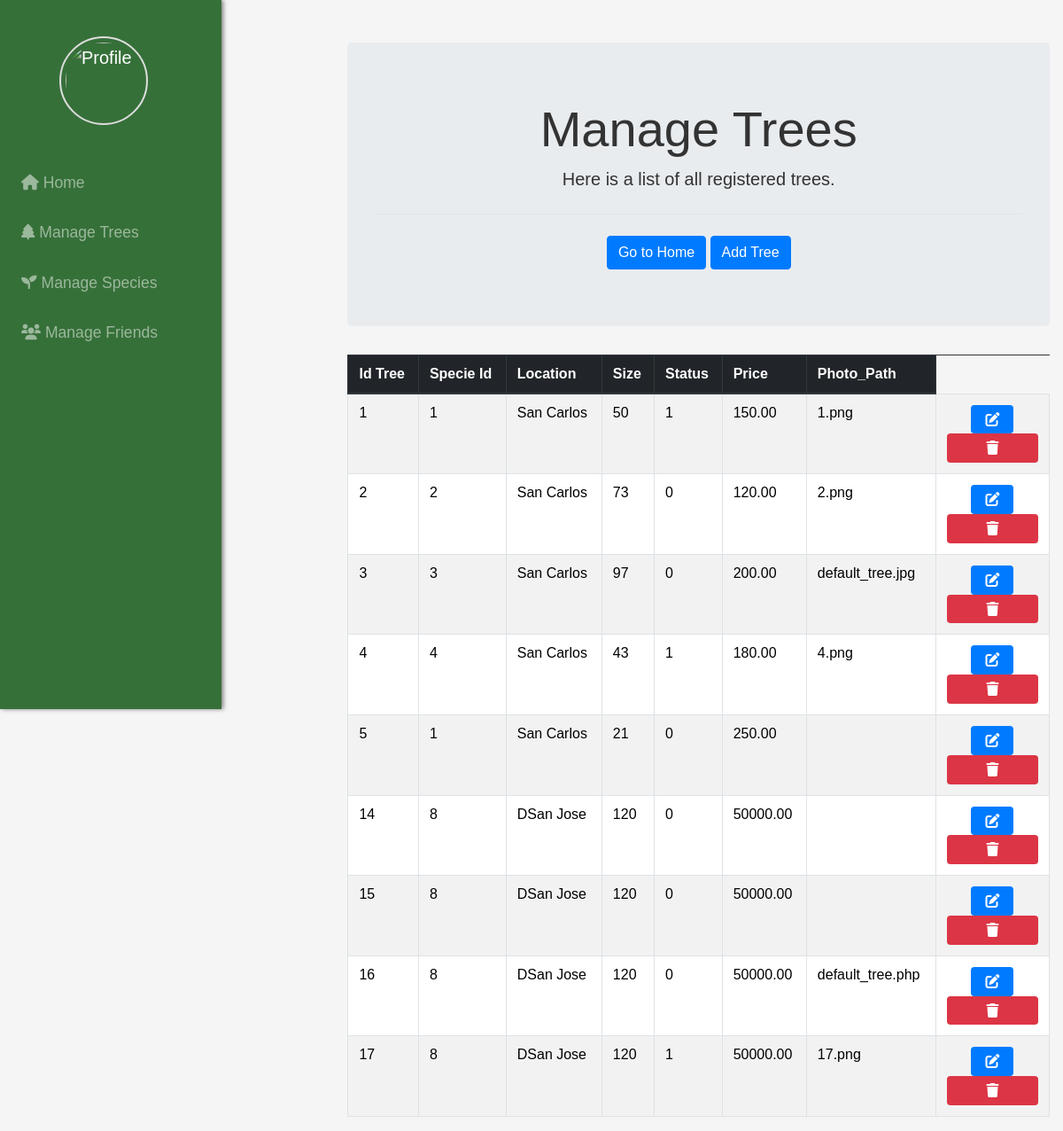
The page /administrator/manage_trees.php on the database as committed earlier.
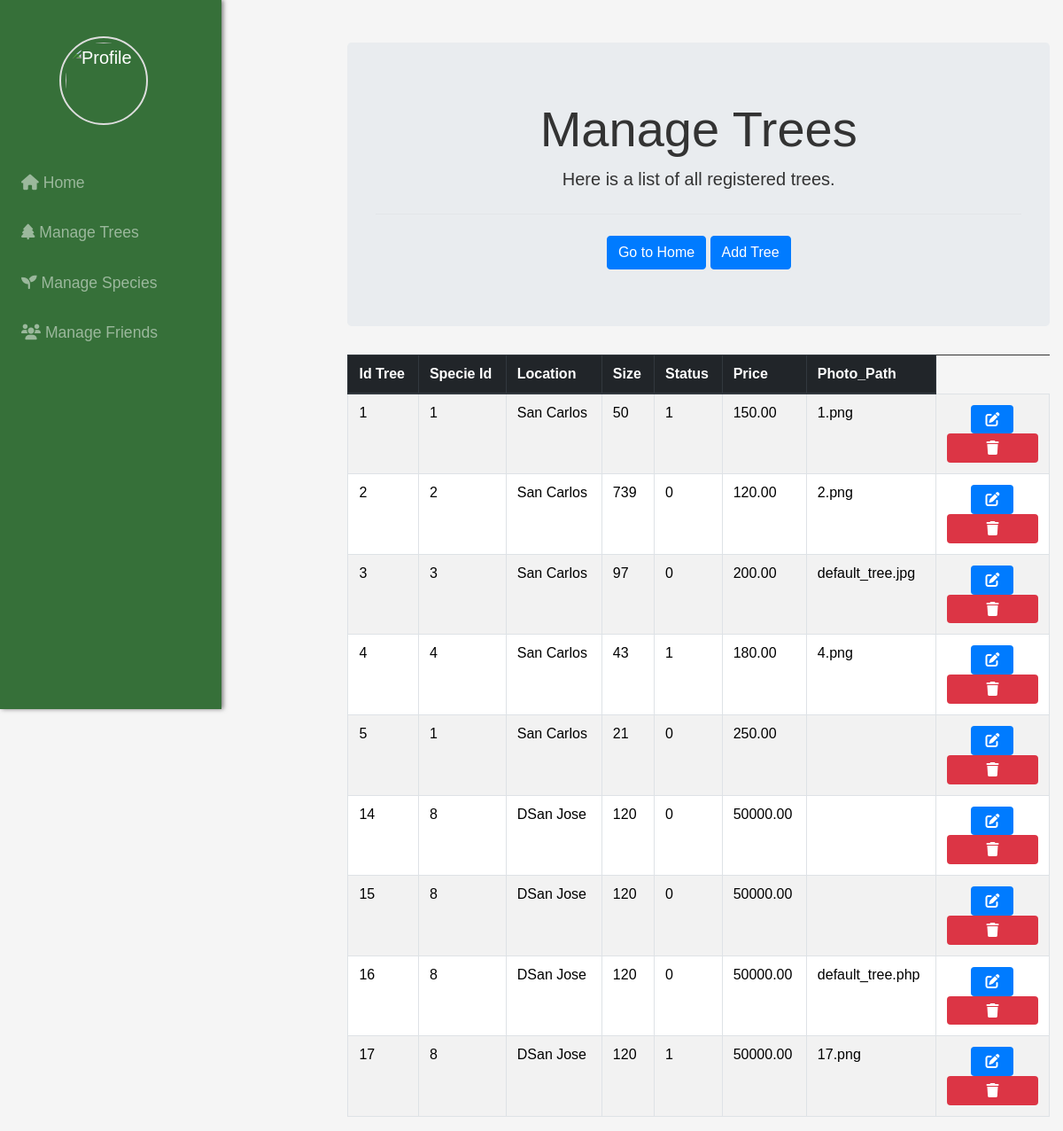
The same page on the database as committed later.
### tables this page shows
CREATE TABLE `trees` (
  `Id_Tree` int(11) NOT NULL,
  `Specie_Id` int(11) DEFAULT NULL,
  `Location` varchar(255) NOT NULL,
  `Size` int(11) NOT NULL,
  `StatusT` int(1) NOT NULL DEFAULT 1,
  `Price` decimal(10,2) NOT NULL,
  `Photo_Path` varchar(255) DEFAULT NULL
);

### utils/administrator/admin_functions.php (called while the page is built, shortened)
<?php
function getConnection(): bool|mysqli {
    $servername = "localhost";
    $username   = "root";
    $password   = "";
    $dbname     = "mytrees";
    try {
        $conn = new mysqli($servername, $username, $password, $dbname, 3306);
        return $conn;
    } catch (Exception $e) {
        echo "Error de conexión: " . $e->getMessage();
        return false;
    }
}
function getTrees(): array {
    $conn = getConnection();
    $trees = [];
    if ($conn) {
        $query = "
            SELECT Id_Tree, Specie_Id, Location, Size, StatusT, Price, Photo_Path
            FROM trees
        ";
        $result = mysqli_query($conn, $query);
        if ($result) {
            while ($row = mysqli_fetch_assoc($result)) {
                $trees[] = [
                    'Id_Tree'       => $row['Id_Tree'],
                    'Specie_Id'     => $row['Specie_Id'],
                    'Location'      => $row['Location'],
                    'Size'          => $row['Size'],
                    'StatusT'       => $row['StatusT'],
                    'Price'         => $row['Price'],
                    'Photo_Path'    => $row['Photo_Path'],
                ];
            }
        } else {
            echo "Query error: " . mysqli_error($conn);
        }
    } else {
        echo "Connection error: " . mysqli_connect_error();
    }
    return $trees;
}

### administrator/manage_trees.php (the view, shortened to what this page needs)
<?php
  include('../utils/administrator/admin_functions.php');
  $trees = getTrees();
?>
<link href="https://cdn.jsdelivr.net/npm/bootstrap@5.3.3/dist/css/bootstrap.min.css" rel="stylesheet">
<link rel="stylesheet" href="../css/styles_manage_specie.css">
<?php require('../inc/header_admin.php')?>
<div class="container mt-5">
    <div class="jumbotron text-center">
      <h1 class="display-4">Manage Trees</h1>
      <p class="lead">Here is a list of all registered trees.</p>
      <hr class="my-4">
      <a href="../administrator/admin.php" class="btn btn-primary">Go to Home</a>
      <a href="register_tree.php" class="btn btn-primary">Add Tree</a>
    </div>
    <div class="table-responsive">
      <table class="table table-striped table-bordered">
        <thead class="thead-dark">
            <tr>
                <th>Id Tree</th>
                <th>Specie Id</th>
                <th>Location</th>
                <th>Size</th>
                <th>Status</th>
                <th>Price</th>
                <th>Photo_Path</th>
            </tr>
        </thead>
        <tbody>
          <?php
              if (!empty($trees)) {
                foreach ($trees as $tree) { ?>
                    <tr>
                        <td><?= $tree['Id_Tree'] ?></td>
                        <td><?= $tree['Specie_Id'] ?></td>
                        <td><?= $tree['Location'] ?></td>
                        <td><?= $tree['Size'] ?></td>
                        <td><?= $tree['StatusT'] ?></td>
                        <td><?= $tree['Price'] ?></td>
                        <td><?= $tree['Photo_Path'] ?></td>
                        <td class="text-center">
                        <a href="update_tree.php?id=<?= $tree['Id_Tree'] ?>" class="btn btn-edit" title="Edit">
                            </a>
                            <form action="<?= BASE_URL; ?>actions/administrator/delete_tree.php" method="POST" style="display:inline;" title="Delete">
                                <button type="submit" class="btn btn-delete" onclick="return confirm('Are you sure you want to delete this tree?');">
                                </button>
                            </form>
                        </td>
                    </tr>
                <?php }
              }
            ?>
        </tbody>
    </table>
  </div>
</div>

Rows that differ between the two databases and show on the page:
changed trees "2.png": Size "73" → "739"
